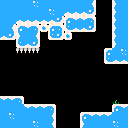

This is a level from a 2D game, rendered from its Tiled map with the project's own tilesets. A one-line summary and the complete map file follow:
An orthogonal 16x16 tile map with 8x8 px tiles, 1 tile layer (Capa de patrones 1).

<map version="1.8" tiledversion="1.8.2" orientation="orthogonal" renderorder="right-down" width="16" height="16" tilewidth="8" tileheight="8" infinite="0" nextlayerid="2" nextobjectid="1">
 <tileset firstgid="1" name="Celeste" tilewidth="8" tileheight="8" tilecount="256" columns="16">
  <image source="../../Lab/ExOpenGL3/2DGame/01-TBE/01-TBE/images/Celeste.png" width="128" height="128" />
 </tileset>
 <layer id="1" name="Capa de patrones 1" width="16" height="16">
  <data encoding="csv">
34,34,34,34,36,34,34,34,34,34,34,35,0,0,33,34,
34,34,34,34,34,34,36,34,50,50,50,51,0,0,33,34,
34,34,50,50,50,50,50,51,17,18,18,19,0,0,33,34,
34,35,17,18,19,23,17,19,49,50,50,51,0,0,33,34,
50,51,33,34,35,0,49,51,23,0,0,0,0,0,33,34,
0,0,49,50,51,0,0,0,0,0,0,0,0,0,33,34,
0,0,5,5,5,0,0,0,0,0,0,0,0,17,34,36,
0,0,0,0,0,0,0,0,0,0,0,0,0,49,50,50,
0,0,0,0,0,0,0,0,0,0,0,0,0,0,0,0,
0,0,0,0,0,0,0,0,0,0,0,0,0,0,0,0,
0,0,0,0,0,0,0,0,0,0,0,0,0,0,0,0,
0,0,0,0,0,0,0,0,0,0,0,0,0,0,0,0,
18,18,19,0,0,0,0,0,0,0,0,0,0,0,3,0,
34,34,34,18,18,18,19,0,0,0,0,0,0,0,17,18,
34,36,34,34,34,34,35,0,0,0,17,18,18,18,34,34,
34,34,34,34,36,34,35,0,0,0,33,34,34,34,36,34
</data>
 </layer>
</map>
